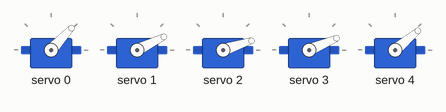
Simulated run of this sketch. Board: Arduino Uno, built with avr-gcc and run on an emulated ATmega328P. Shown: 5 × servo.

Above: at 1.05 s.
At 1.45 s:
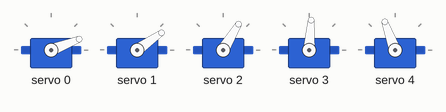
At 1.9 s:
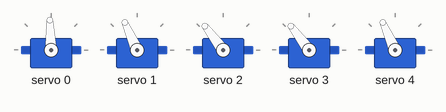
At 2.1 s:
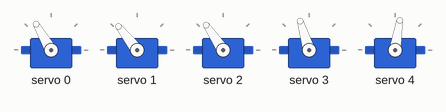
At 2.3 s:
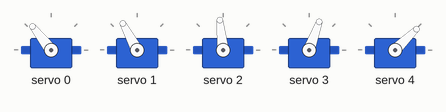
At 2.75 s:
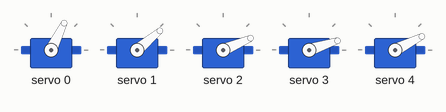
Timing chart, 0 to 5.1 s (numbered marks = the images above):
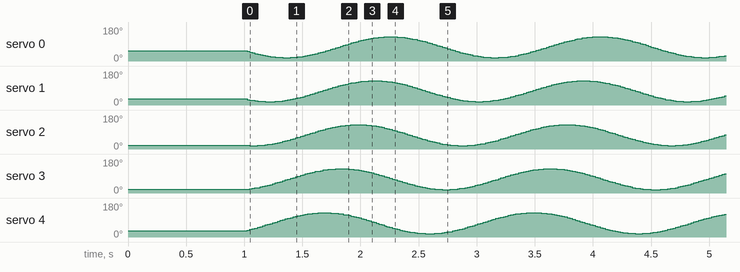

The sketch:

lab.ino
```cpp
#include <Wire.h>
#include <Adafruit_PWMServoDriver.h>

Adafruit_PWMServoDriver pwm = Adafruit_PWMServoDriver();

#define FINGER_MIN 320
#define FINGER_MAX 460
#define DELAY 2500

unsigned long timer;
unsigned long interval;
unsigned int fingers;

float angle = 0;
float val = 0;
float pulselen = 0;
float moveSpeed = 0;

void setup() {
  interval = FINGER_MAX - FINGER_MIN;
  fingers = 5;
  moveSpeed = 0.2;

  Serial.begin(9600);

  pwm.begin();
  pwm.setPWMFreq(60);  // Analog servos run at ~60 Hz updates

  delay(1000);
}

void loop() {
  timer = millis();

  angle = (timer * moveSpeed) * PI / 180;
  for (uint8_t f=0; f < fingers; f++) {
    pulselen = FINGER_MIN + (interval * sin(angle + (f * 0.5)));
    pwm.setPWM(f, 0, pulselen);
  }

  //pulselen = FINGER_MIN + (interval * sin(angle + (0 * 0.5)));
  //pwm.setPWM(0, 0, pulselen);

  //for (uint16_t p = 0; p < 4096; p++) {
    //pwm.setPWM(3, 0, p);
  //}

  //delay(1000);
  //pwm.setPWM(15, 0, FINGER_MAX);
}
```
